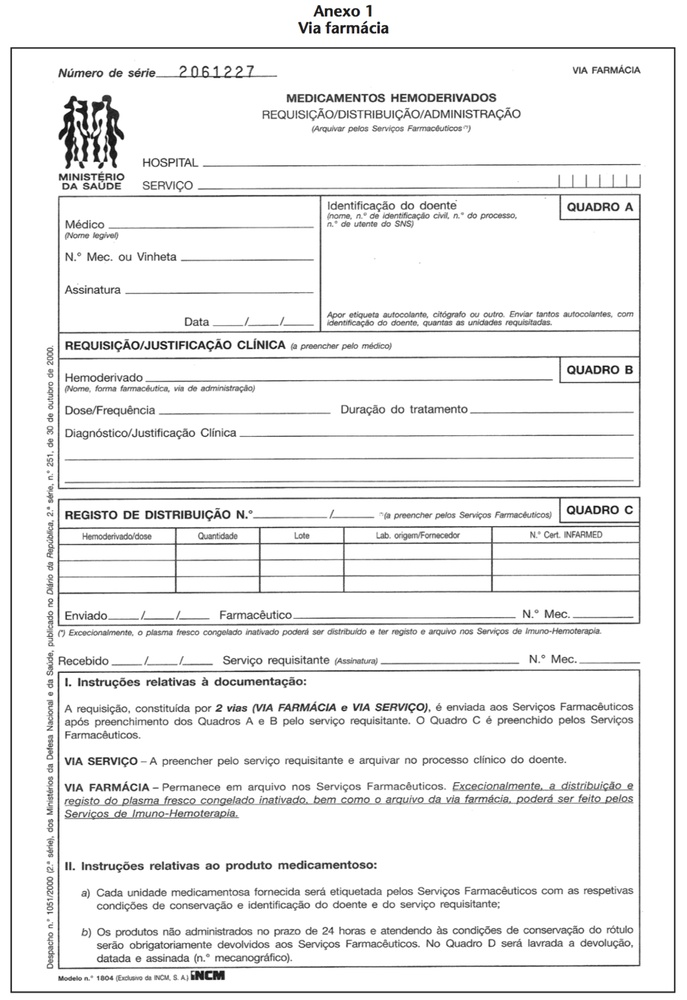
#> input picture openCV-code/templateSNS.jpg, 687 x 1000 px, shrunk from 1715 x 2496 before the run, found by its file name
$ python computerVision_explicit.py
#> lines starting #> are read from the running program, lines starting #| are printed output that depends on the picture; after the words box and inside, x2 and y2 are one past the last pixel; in counts of white or black regions, pixels touching at a corner belong together; long printed decimals are rounded

import numpy as np
import cv2 as cv
from matplotlib import pyplot as plt

BLUE = (255, 0, 0)
GREEN = (0, 255, 0)
RED = (0, 0, 255)
THRESHOLD = 0.9
NUM_ITERS = 1000
#
#
#
#
#
#
#
def Homography(pts_cor):

    A = []
    for x1, y1, x2, y2 in pts_cor:
        A.append([x1, y1, 1, 0, 0, 0, -x2 * x1, -x2 * y1, -x2])
        A.append([0, 0, 0, x1, y1, 1, -y2 * x1, -y2 * y1, -y2])
    A = np.array(A)

    # Singular Value Decomposition (SVD)
    U, S, V = np.linalg.svd(A)

    # V has shape (9, 9) for any number of input pairs. V[-1] is the eigenvector
    # of (A^T)A with the smallest eigenvalue. Reshape into 3x3 matrix.
    H = np.reshape(V[-1], (3, 3))

    # Normalization
    H = (1 / H.item(8)) * H
    return H
#
#
#
#
#
#
#
#
#
def RANSAC(point_map, threshold=THRESHOLD, verbose=True):
    """
            point_map (List[List[List]]): Map of (x, y) points from one image to the

    """
    if verbose:
        print(f'Running RANSAC with {len(point_map)} points...')
    bestInliers = set()
    homography = None
    for i in range(NUM_ITERS):
        # randomly choose 4 points from the matrix to compute the homography
        pairs = [point_map[i] for i in np.random.choice(len(point_map), 4)]

        H = Homography(pairs)


        inliers = {(c[0], c[1], c[2], c[3])
                   for c in point_map if dist(c, H) < 500}


        if verbose:
            print(f'\x1b[2K\r└──> iteration {i + 1}/{NUM_ITERS} ' +
                  f'\t{len(inliers)} inlier' + ('s ' if len(inliers) != 1 else ' ') +
                  f'\tbest: {len(bestInliers)}', end='')

        if len(inliers) > len(bestInliers):
            bestInliers = inliers
            homography = H
            if len(bestInliers) > (len(point_map) * threshold):
                break

    if verbose:
        print(f'\nNum matches: {len(point_map)}')
        print(f'Num inliers: {len(bestInliers)}')
        print(f'Min inliers: {len(point_map) * threshold}')

    return homography, bestInliers


#
#
#
#
#
#
#
def dist(point_map, H):

    # points in homogeneous coordinates
    p1 = np.array([point_map[0], point_map[1], 1])

    p2 = np.array([point_map[2], point_map[3], 1])

    p2_estimate = np.dot(H, np.transpose(p1))

    p2_estimate = (1 / p2_estimate[2]) * p2_estimate

    return np.linalg.norm(np.transpose(p2) - p2_estimate)
#
#
#
#

#
#
#
#
#
def drawMatches(image1, image2, point_map, inliers=None, max_points=50):
    """
    inliers: set of (x1, y1) points
    """
    rows1, cols1 = image1.shape
    rows2, cols2 = image2.shape

    matchImage = np.zeros((max(rows1, rows2), cols1 + cols2, 3), dtype='uint8')
    matchImage[:rows1, :cols1, :] = np.dstack([image1] * 3)
    matchImage[:rows2, cols1:cols1 + cols2, :] = np.dstack([image2] * 3)

    small_point_map = [point_map[i] for i in np.random.choice(len(point_map), max_points)]

    # draw lines
    for x1, y1, x2, y2 in small_point_map:
        point1 = (int(x1), int(y1))
        point2 = (int(x2 + image1.shape[1]), int(y2))
        color = BLUE if inliers is None else (
            GREEN if (x1, y1, x2, y2) in inliers else RED)

        cv.line(matchImage, point1, point2, color, 1)

    # Draw circles on top of the lines
    for x1, y1, x2, y2 in small_point_map:
        point1 = (int(x1), int(y1))
        point2 = (int(x2 + image1.shape[1]), int(y2))
        cv.circle(matchImage, point1, 5, BLUE, 1)
        cv.circle(matchImage, point2, 5, BLUE, 1)

    return matchImage
#
#
#

#
#

img1 = cv.imread('./receitaSNS/templateSNS.jpg',0)          # queryImage
#> img1: shape (1000, 687); min 0, max 255, mean 238.5
img2 = cv.imread('./receitaSNS/rgb0001.jpg',0)              # trainImage
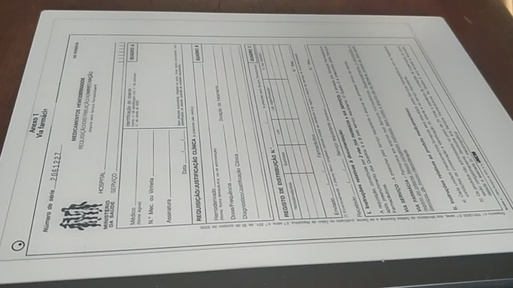
#> input picture receitaSNS/rgb0001.jpg, 513 x 288 px, shrunk from 1280 x 720 before the run
#> img2: shape (288, 513); min 31, max 224, mean 159.6
# Initiate SIFT detector
sift = cv.SIFT_create()
# find the keypoints and descriptors with SIFT
kp1, des1 = sift.detectAndCompute(img1,None)
#> kp1 = 3457 keypoints; strongest (x, y, size): (210, 975, 2.7), (300, 23, 2), (105, 160, 2.7), (355, 12, 2.4)
kp2, des2 = sift.detectAndCompute(img2,None)
#> kp2 = 563 keypoints; strongest (x, y, size): (61, 224, 1.9), (65, 222, 2), (64, 220, 2), (69, 217, 2)
matches = cv.BFMatcher(cv.NORM_L2, True).match(des1, des2)
#> matches = 361 matches

pts_cor = np.array([[kp1[m.queryIdx].pt[0], kp1[m.queryIdx].pt[1], kp2[m.trainIdx].pt[0], kp2[m.trainIdx].pt[1]] for m in matches])
#> pts_cor = 361 rows, first 6: [49.32, 462.1, 261.6, 224.4], [49.6, 350.4, 201.9, 227.5], [49.77, 532.4, 132.9, 214.2], [49.99, 615.1, 368.8, 160.9], [50.07, 791.1, 352.4, 55.37], [50.12, 635.6, 348.7, 220.4]
src_pts = np.float32([ kp1[m.queryIdx].pt for m in matches]).reshape(-1,1,2)
#> src_pts = 361 rows, first 8: [49.32, 462.1], [49.6, 350.4], [49.77, 532.4], [49.99, 615.1], [50.07, 791.1], [50.12, 635.6], [50.12, 635.6], [50.25, 585]
dst_pts = np.float32([ kp2[m.trainIdx].pt for m in matches ]).reshape(-1,1,2)
#> dst_pts = 361 rows, first 8: [261.6, 224.4], [201.9, 227.5], [132.9, 214.2], [368.8, 160.9], [352.4, 55.37], [348.7, 220.4], [348.7, 220.4], [205, 227.4]

H, inliers = RANSAC(pts_cor)
#> (printed output is left out)
#> the loop in RANSAC, `for i in range(NUM_ITERS):` made 1 pass
#| [2K└──> iteration 1/1000 	326 inliers 	best: 0
#| Num matches: 361
#| Num inliers: 326
#| Min inliers: 324.900

matchesMask = []
outlier = 1
#
#
#

#
#
#
jo = 1
""" __________________________ This for loop is used to get the equivalent variable of matches in cv.findHomography
    __________________________ But a drawing method has been implemented that requires inliers instead of matches
for cord in pts_cor:
    outlier = 1
    cord_i = cord.astype(int)

    for eq in inliers:
        eq = np.asarray(eq)
        eq_i = eq.astype(int)

        if (np.array_equal(eq_i, cord_i)):
            outlier = 0
            break


    matchesMask.append(outlier)

"""
h,w = img1.shape
pts = np.float32([ [0,0],[0,h-1],[w-1,h-1],[w-1,0] ]).reshape(-1,1,2)
dst = cv.perspectiveTransform(pts,H)
img2 = cv.polylines(img2,[np.int32(dst)],True,255,3, cv.LINE_AA)
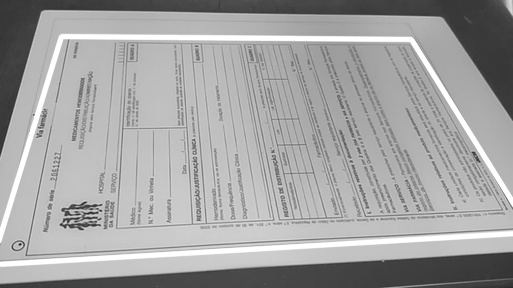
#> img2: shape (288, 513); min 31, max 255, mean 163.1

img3 = drawMatches(img1, img2, pts_cor, inliers)
#> in drawMatches, `matchImage[:rows1, :cols1, :] = np.dstack([image1] * 3)`:
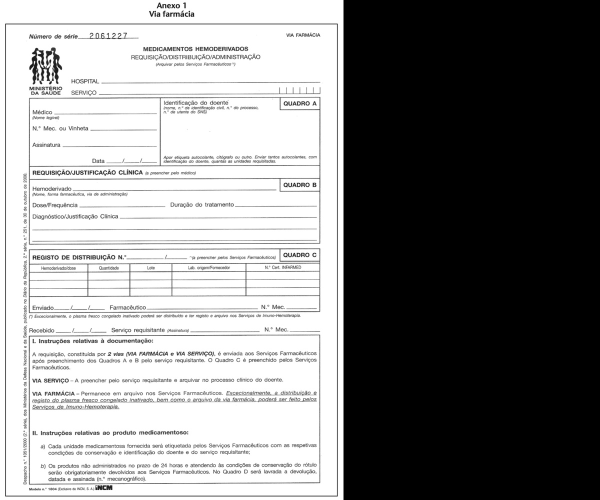
#> matchImage: shape (1000, 1200, 3) (shown at 1/2 size); min 0, max 255, mean 136.5
#> in drawMatches, `matchImage[:rows2, cols1:cols1 + cols2, :] = np.dstack([image2] * 3)`:
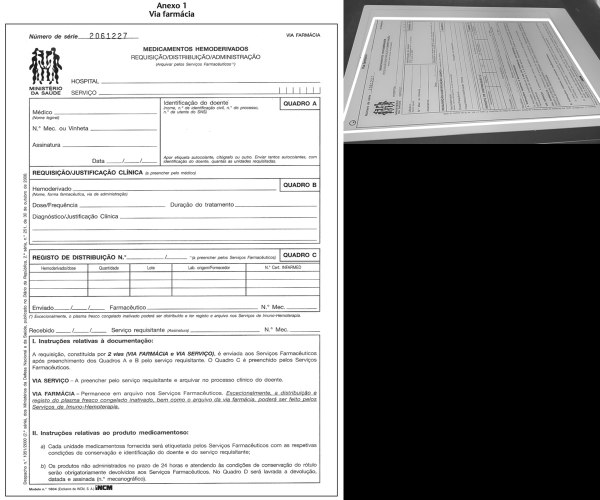
#> matchImage: shape (1000, 1200, 3) (shown at 1/2 size); 12.31% of pixels changed, all inside (x1, y1, x2, y2) = (687, 0, 1200, 288)
#> the loop in drawMatches, `for x1, y1, x2, y2 in small_point_map:` made 50 passes
#> (x1, y1, x2, y2) on passes 1 to 12: (497.9, 930.6, 371.1, 87.34), (324.5, 38.12, 45.67, 129.3), (219.2, 964.7, 470.7, 155.9), (637.4, 69.62, 74.51, 56.48), (54.08, 436.4, 247.2, 223.4), (246.2, 938.6, 377.3, 190.7), (376.5, 105.9, 81.58, 112), (289.4, 98.12, 73.7, 138.7), (409.4, 931, 342.4, 107.1), (105.3, 191.7, 115.2, 208.1), (91.48, 683.1, 366.1, 202.9), (105.4, 734.9, 388.5, 196.2)
#> after the loop in drawMatches, `for x1, y1, x2, y2 in small_point_map:`:
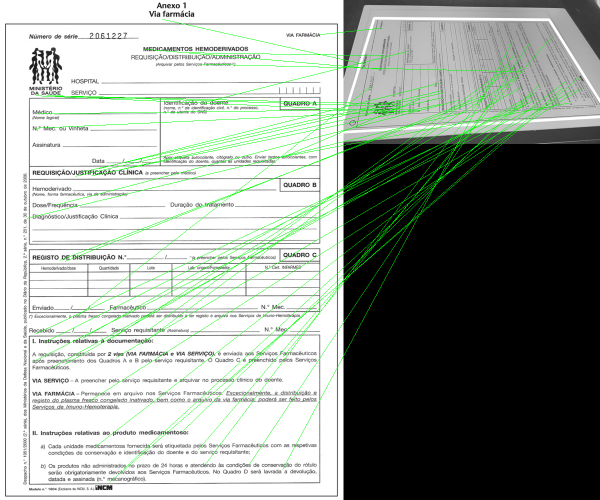
#> matchImage: shape (1000, 1200, 3) (shown at 1/2 size); 2.6% of pixels changed, all inside (x1, y1, x2, y2) = (54, 38, 1162, 965); drawn as B, G, R
#> after the loop in drawMatches, `for x1, y1, x2, y2 in small_point_map:`:
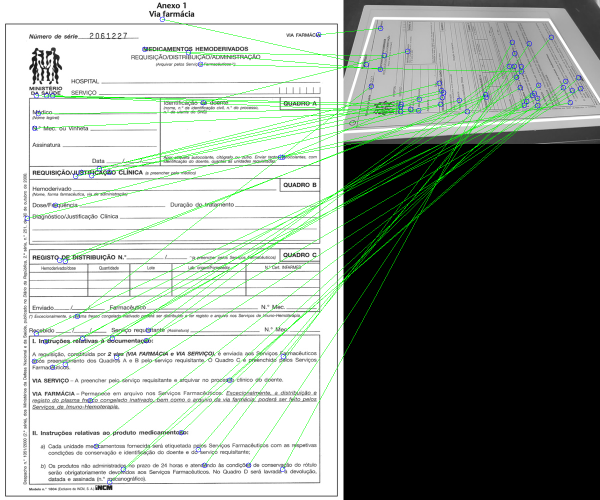
#> matchImage: shape (1000, 1200, 3) (shown at 1/2 size); 0.2% of pixels changed, all inside (x1, y1, x2, y2) = (49, 33, 1167, 970); drawn as B, G, R
plt.imshow(img3, 'gray')
plt.show()
